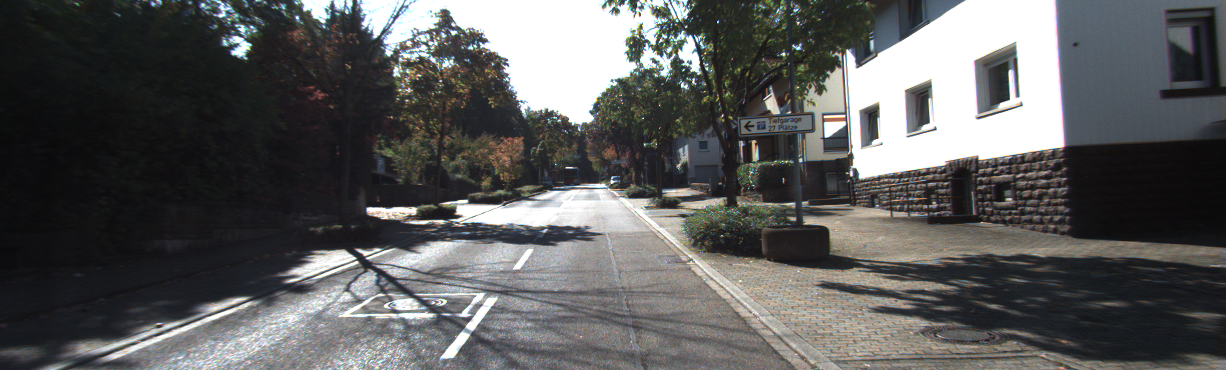
#> input picture dataloader/000000_10.png, 1226 x 370 px
$ python preprocess.py
#> lines starting #> are read from the running program, lines starting #| are printed output that depends on the picture
#> further down, img is the input picture: PIL image 1226x370 RGB; mean R, G, B 91.6, 92, 91.7
#| (1226, 370)
#| (370, 1226, 3)
#import torch
#import torchvision.transforms as transforms
import random
import numpy as np

#数据增强

__imagenet_stats = {'mean': [0.485, 0.456, 0.406],
                   'std': [0.229, 0.224, 0.225]}

#__imagenet_stats = {'mean': [0.5, 0.5, 0.5],
#                   'std': [0.5, 0.5, 0.5]}

__imagenet_pca = {
    'eigval': np.array([0.2175, 0.0188, 0.0045]),
    'eigvec': np.array([
        [-0.5675,  0.7192,  0.4009],
        [-0.5808, -0.0045, -0.8140],
        [-0.5836, -0.6948,  0.4203],
    ])
}


#transforms.Compose(t_list)表示对t_list循环所有的transform操作

#图像归一化
def scale_crop(input_img, normalize=__imagenet_stats):
    #首先将图像变换到[0,1]之间
    w,h = input_img.size
#> w = 1226; h = 370
    input_img = np.array(input_img,dtype=np.float32)/255
    #Normalized_image=(image-mean)/std,注意是RGB
    input_img[:,:,0] = (input_img[:,:,0] - __imagenet_stats['mean'][0])/__imagenet_stats['std'][0]
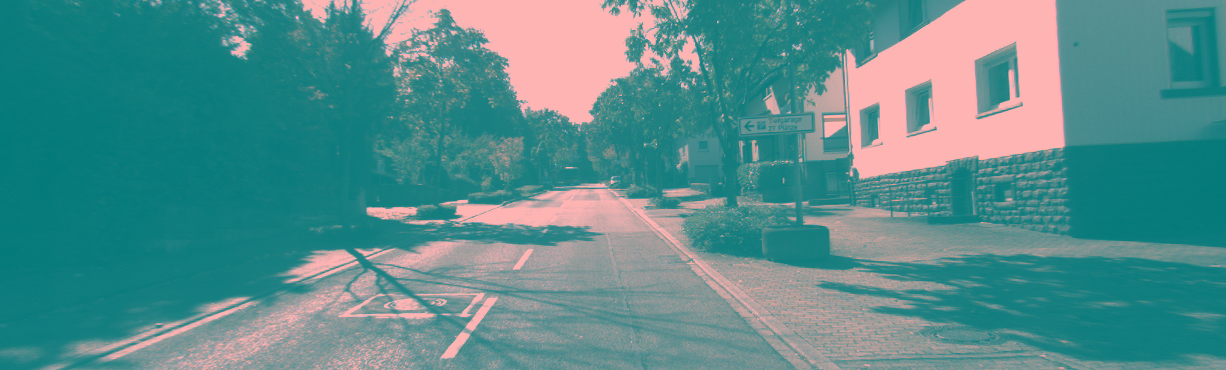
#> input_img: shape (370, 1226, 3) float32; mean of channels 0, 1, 2 -0.549, 0.361, 0.36; drawn with min black and max white
    input_img[:,:,1] = (input_img[:,:,1] - __imagenet_stats['mean'][1])/__imagenet_stats['std'][1]
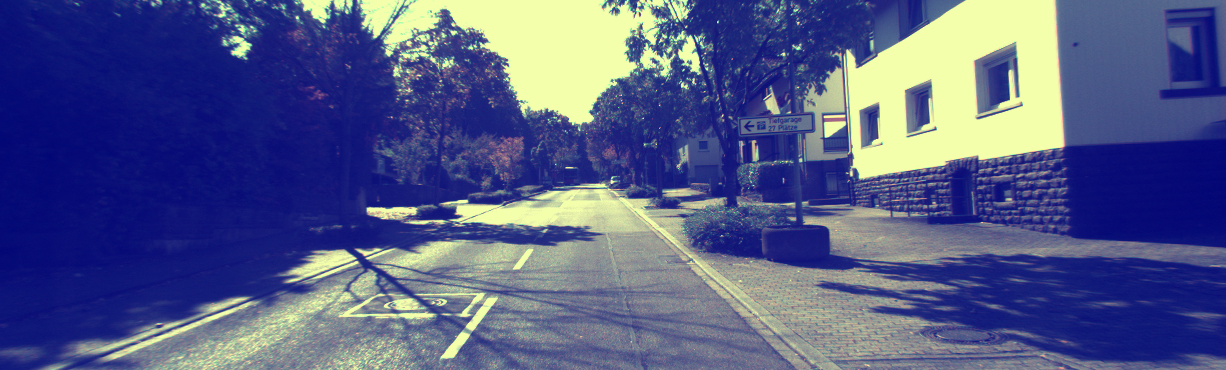
#> input_img: shape (370, 1226, 3) float32; mean of channels 0, 1, 2 -0.549, -0.425, 0.36; drawn with min black and max white
    input_img[:,:,2] = (input_img[:,:,2] - __imagenet_stats['mean'][2])/__imagenet_stats['std'][2]
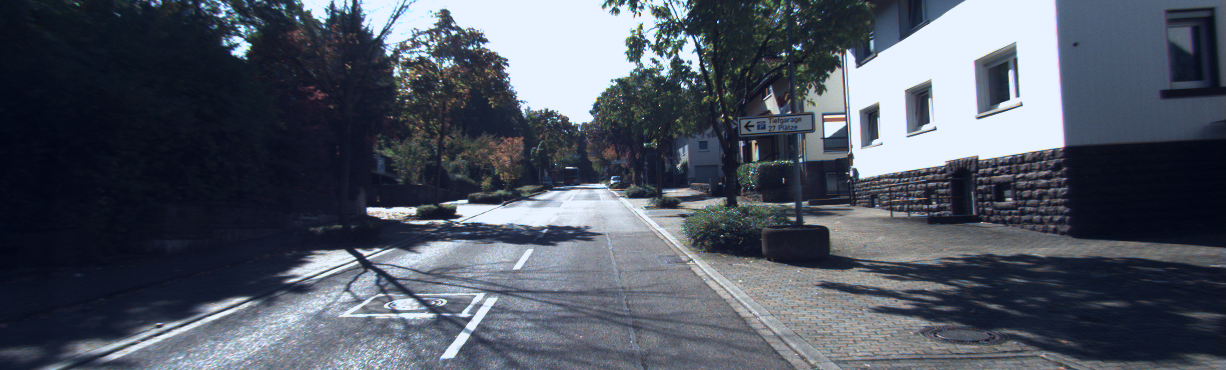
#> input_img: shape (370, 1226, 3) float32; mean of channels 0, 1, 2 -0.549, -0.425, -0.206; drawn with min black and max white
    #print(input_img.shape)
    #返回值为一个(h,w,3)的矩阵
    return input_img


"""
#图像随机裁剪然后归一化
def scale_random_crop(input_size, scale_size=None, normalize=__imagenet_stats):
    t_list = [
        transforms.RandomCrop(input_size),
        transforms.ToTensor(),
        transforms.Normalize(**normalize),
    ]
    if scale_size != input_size:
        t_list = [transforms.Scale(scale_size)] + t_list

    transforms.Compose(t_list)

#图像随机裁剪，随机水平翻转，归一化
def pad_random_crop(input_size, scale_size=None, normalize=__imagenet_stats):
    padding = int((scale_size - input_size) / 2)
    return transforms.Compose([
        transforms.RandomCrop(input_size, padding=padding),
        transforms.RandomHorizontalFlip(),
        transforms.ToTensor(),
        transforms.Normalize(**normalize),
    ])


#图像随机尺寸裁剪，随机水平翻转，归一化
def inception_preproccess(input_size, normalize=__imagenet_stats):
    return transforms.Compose([
        transforms.RandomSizedCrop(input_size),
        transforms.RandomHorizontalFlip(),
        transforms.ToTensor(),
        transforms.Normalize(**normalize)
    ])

#改变图像的亮度，对比度和饱和度，然后归一化
def inception_color_preproccess(input_size, normalize=__imagenet_stats):
    return transforms.Compose([
        #transforms.RandomSizedCrop(input_size),
        #transforms.RandomHorizontalFlip(),
        transforms.ToTensor(),
        ColorJitter(
            brightness=0.4,
            contrast=0.4,
            saturation=0.4,
        ),
        Lighting(0.1, __imagenet_pca['eigval'], __imagenet_pca['eigvec']),
        transforms.Normalize(**normalize)
    ])
"""


"""

class Lighting(object):
    #Lighting noise(AlexNet - style PCA - based noise)

    def __init__(self, alphastd, eigval, eigvec):
        self.alphastd = alphastd
        self.eigval = eigval
        self.eigvec = eigvec

    def __call__(self, img):
        if self.alphastd == 0:
            return img

        alpha = img.new().resize_(3).normal_(0, self.alphastd)
        rgb = self.eigvec.type_as(img).clone()\
            .mul(alpha.view(1, 3).expand(3, 3))\
            .mul(self.eigval.view(1, 3).expand(3, 3))\
            .sum(1).squeeze()

        return img.add(rgb.view(3, 1, 1).expand_as(img))

#讲输入图像变成灰度
class Grayscale(object):

    def __call__(self, img):
        gs = img.clone()
        gs[0].mul_(0.299).add_(0.587, gs[1]).add_(0.114, gs[2])
        gs[1].copy_(gs[0])
        gs[2].copy_(gs[0])
        return gs


class Saturation(object):

    def __init__(self, var):
        self.var = var

    def __call__(self, img):
        gs = Grayscale()(img)
        alpha = random.uniform(0, self.var)
        return img.lerp(gs, alpha)


class Brightness(object):

    def __init__(self, var):
        self.var = var

    def __call__(self, img):
        gs = img.new().resize_as_(img).zero_()
        alpha = random.uniform(0, self.var)
        return img.lerp(gs, alpha)


class Contrast(object):

    def __init__(self, var):
        self.var = var

    def __call__(self, img):
        gs = Grayscale()(img)
        gs.fill_(gs.mean())
        alpha = random.uniform(0, self.var)
        return img.lerp(gs, alpha)


class RandomOrder(object):
     #Composes several transforms together in random order.


    def __init__(self, transforms):
        self.transforms = transforms

    def __call__(self, img):
        if self.transforms is None:
            return img
        order = torch.randperm(len(self.transforms))
        for i in order:
            img = self.transforms[i](img)
        return img


class ColorJitter(RandomOrder):

    def __init__(self, brightness=0.4, contrast=0.4, saturation=0.4):
        self.transforms = []
        if brightness != 0:
            self.transforms.append(Brightness(brightness))
        if contrast != 0:
            self.transforms.append(Contrast(contrast))
        if saturation != 0:
            self.transforms.append(Saturation(saturation))
"""
if __name__ == '__main__':
    from PIL import Image, ImageOps
    img = Image.open('./000000_10.png').convert('RGB')
    print(img.size)
    print(np.array(img).shape)
    scale_crop(img, normalize=__imagenet_stats)
